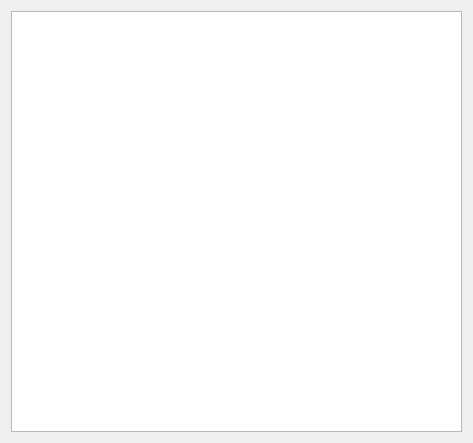
<?xml version="1.0" encoding="UTF-8"?>
<ui version="4.0">
 <class>statuswindow</class>
 <widget class="QWidget" name="statuswindow">
  <property name="geometry">
   <rect>
    <x>0</x>
    <y>0</y>
    <width>473</width>
    <height>443</height>
   </rect>
  </property>
  <property name="windowTitle">
   <string>Device status</string>
  </property>
  <layout class="QGridLayout" name="gridLayout">
   <item row="0" column="0">
    <layout class="QHBoxLayout" name="horizontalLayout">
     <property name="sizeConstraint">
      <enum>QLayout::SetNoConstraint</enum>
     </property>
     <item>
      <widget class="QTableView" name="tableView">
       <property name="sizeAdjustPolicy">
        <enum>QAbstractScrollArea::AdjustToContents</enum>
       </property>
       <property name="sortingEnabled">
        <bool>true</bool>
       </property>
      </widget>
     </item>
    </layout>
   </item>
  </layout>
 </widget>
 <resources/>
 <connections/>
</ui>
